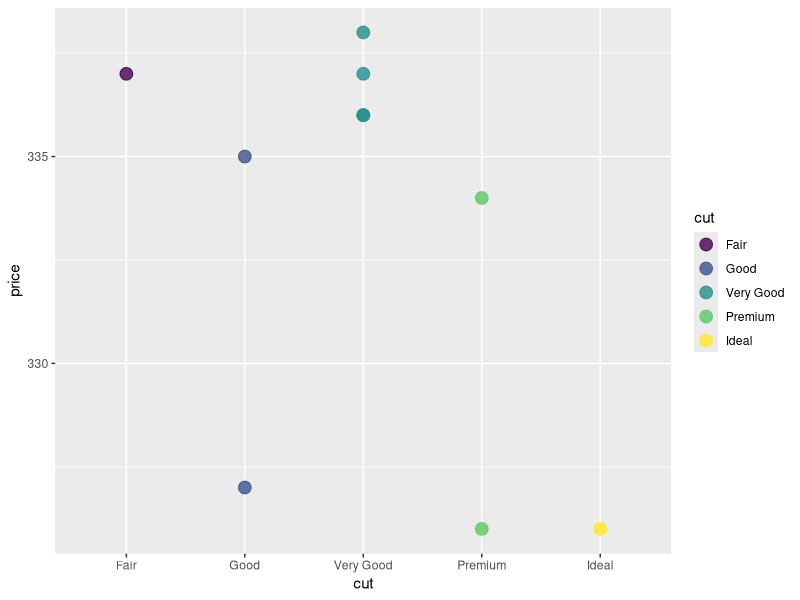
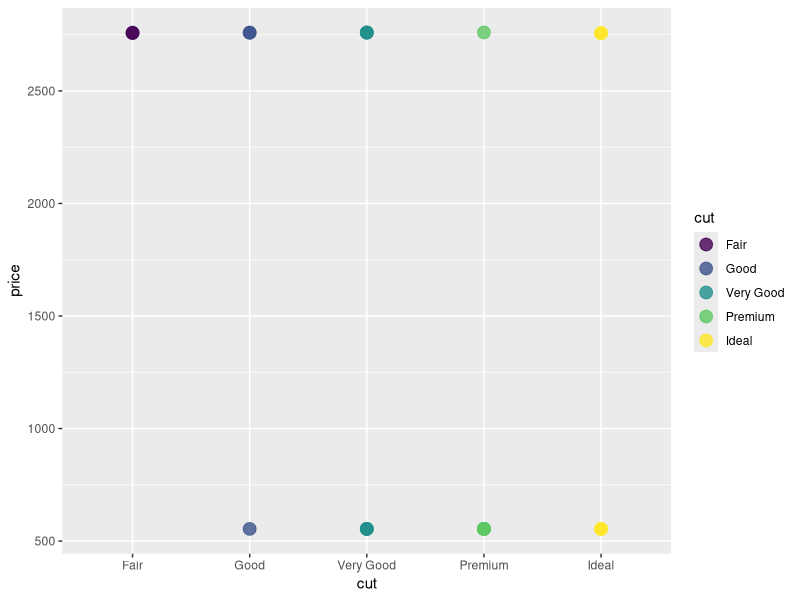
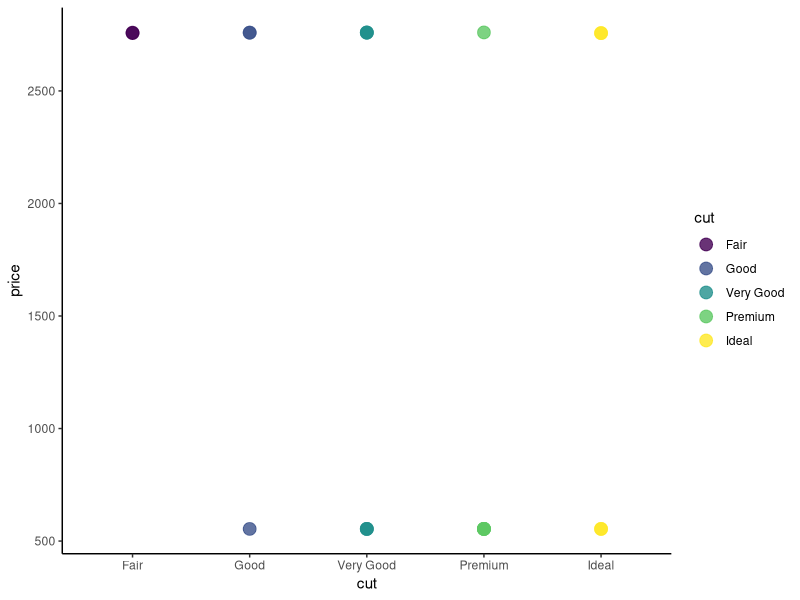
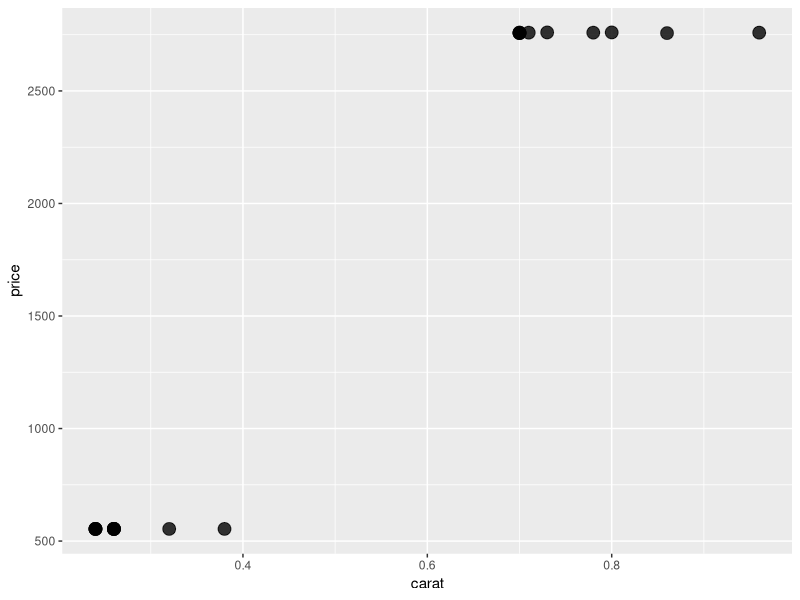
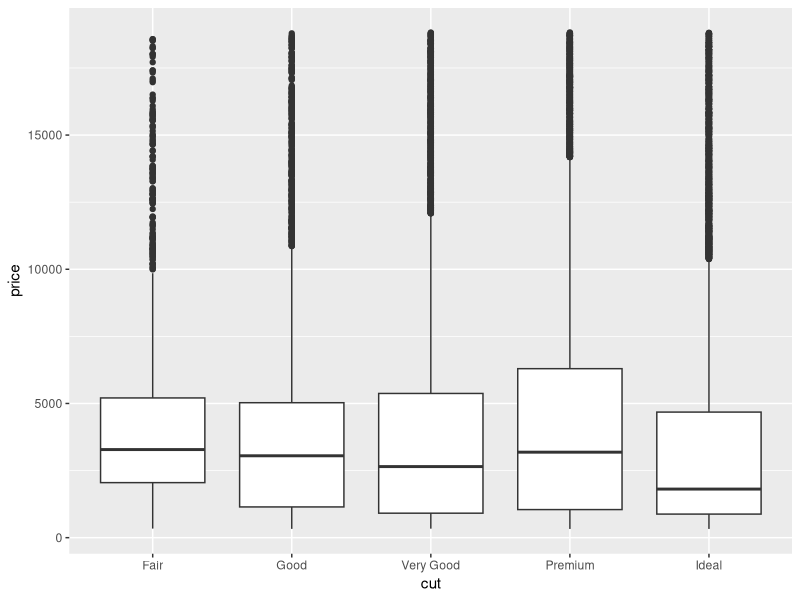

Write the R code that produced these figures, in order.
## ---- chunk 1

#To read some pieces of code that other people have already written, we can borrow those codebooks from the R library. 

#Here, we borrow some instructions for making plots, which also includes the sample dataset called 'diamonds', by calling up the code using the 'library' function:  
library(ggplot2)

#This is like checking out a codebook from the library - you get to keep it at hand as long as you're working in this space.

#The 'head' command in bash has the same name in R, but it is a function too: 
head(diamonds)

#To change the number of rows displayed, it looks like this: 
head(diamonds, n=10)

#We also talked about how the function nrow() works just like the bash command (word count) that tells us how many lines are in a file: wc -l
nrow(diamonds)
## ---- chunk 2

#This is an example of some student code where they were looking for all the "Good" diamonds: pretty close! 
diamonds[grep("Good",diamonds)]

#Putting results in a variable is good practice if we want to us them later. 

# Use the '<-' combined symbol to "stuff" your code result from the right side into the variable on the left side. You can name the variable whatever you want! We named it 'stud' here: 
stud <- diamonds[grep("Good",diamonds)]

#Let us make a few modifications. 
#First, let's specify that we are looking in rows with a comma after the grep command
#Then let's grep for the pattern in the "cut" column only. 

#To use column information inside the function, we can use SYNTAX like this:
#diamonds$cut. That calls the column "by its name". 

stud2 <- diamonds[grep("Good",diamonds$cut),]
stud2

#Here is a student example of "subsetting" a dataset. 
#This can be a good idea to figure out how the commands work by using smaller datasets.
diamonds[1:10, c("cut","price")] -> dia
dia

#The student code works, but the more typical way to write this is in R is to put the variable name first and the instructions second: 

dia2 <- diamonds[1:10, c("cut", "price")]
dia2


#Much like the 'MATCH' function in excel, the grep function in R returns the index of the matches. 
#Consider this grep function, which searches for the word 'Premium' in the dataframe 'dia2'. Where does it say the matches are? 
matches <- grep("Premium", dia2$cut)
matches

#You should see all of the row numbers returned. So how do we get the information in the rows returned, instead of just which rows have a match? 

#We might try to just use the returned indexes to grab rows: 
dia2[matches,]

#That works! 

#You could also try using the combine function we saw earlier, because we got more than one row number back: 
dia2[c(matches),]

#That works too!

#Finally, let's see if we can stuff the function inside the dataframe to select the right rows, alll in one line of code: 
dia2[grep("Premium", dia2$cut), ]

#I hope you can see that there are LOTS of ways to do things 'right', not just LOTS of ways to get it a little wrong. 

#Another version of grep that students have tried is 'grepl', which returns something called a boolean. 

#Booleans are either 'TRUE' or 'FALSE' for each of the data items surveyed. 

#This could be useful, let's save that list of values in a variable and try some of the same steps as above. 

stud3 <- grepl("Premium", dia2$cut)
stud3
dia2[stud3,]

#Ah! Both booleans from grepl and indexes from grep work!

#Now, I told you the fun part was plotting. How do we? Try this code: 

ggplot(data = dia, aes(x = cut, y = price, color = cut)) +
  geom_point(alpha = 0.8, size =4)

#You'll notice we need to call out plotting function ggplot(). 

#The function needs a dataset (dia), and the variables to use get packaged into the 'aes()' function (aes = aesthetics; how modern!).

#The handy part of ggplot is that we can add-on instructions with extra functions using the '+' sign - kinda like buying upgrades, but free! 

#Here, we add-on upgrades to our datapoints using the function 'geom_point()' and give it a new color opacity using 'alpha' and a new point size using 'size'. Try to change some values and see what happens!  

#For the TASKS, I've created a subset of diamonds called diatask with this command: 

diatask <- diamonds[80:100, c(2,7)]
#print(diatask, n = 20) 

## ---- chunk 3
head(diatask)

# Key variables: cut and price
## ---- chunk 4
head(diatask, n = nrow(diatask))
## ---- chunk 5
diatask[diatask$price < 750, ]
## ---- chunk 6
# sparkles should have 10 rows: 6 Premium + 4 Ideal
print(diatask, n = nrow(diatask))

premium <- diatask[grep("Premium", diatask$cut), ]
ideal <- diatask[grep("Ideal", diatask$cut), ]

sparkles <- rbind(premium, ideal)
sparkles

# Yes, sparkles has the expected 10 rows.
## ---- chunk 7
ggplot(data = diatask, aes(x = cut, y = price, color = cut)) +
  geom_point(alpha = 0.8, size = 4)
## ---- chunk 8
ggplot(data = diatask, aes(x = cut, y = price, color = cut)) +
  geom_point(alpha = 0.8, size = 4) +
  theme_classic()
## ---- chunk 9
diasize <- diamonds[80:100, c("carat", "cut", "price")]
diasize
## ---- chunk 10
ggplot(data = diasize, aes(x = carat, y = price)) +
  geom_point(alpha = 0.8, size = 4)
## ---- chunk 11
# The datasets contain only a small number of diamonds, so the sample may not
# represent the overall relationship.
# In addition, the plots do not control for other variables that can affect
# price, such as carat, color, etc.
## ---- chunk 12
# I used the entire diamonds dataset instead of only 21 rows and compared
# price distributions across all five cut categories. This gives many more
# observations for each category and makes the comparison stronger.
ggplot(data = diamonds, aes(x = cut, y = price)) +
  geom_boxplot()

# I was surprised that the price distributions overlap so much.
# This shows that cut alone does not determine a diamond's price, and other
# variables such as carat also matter.
